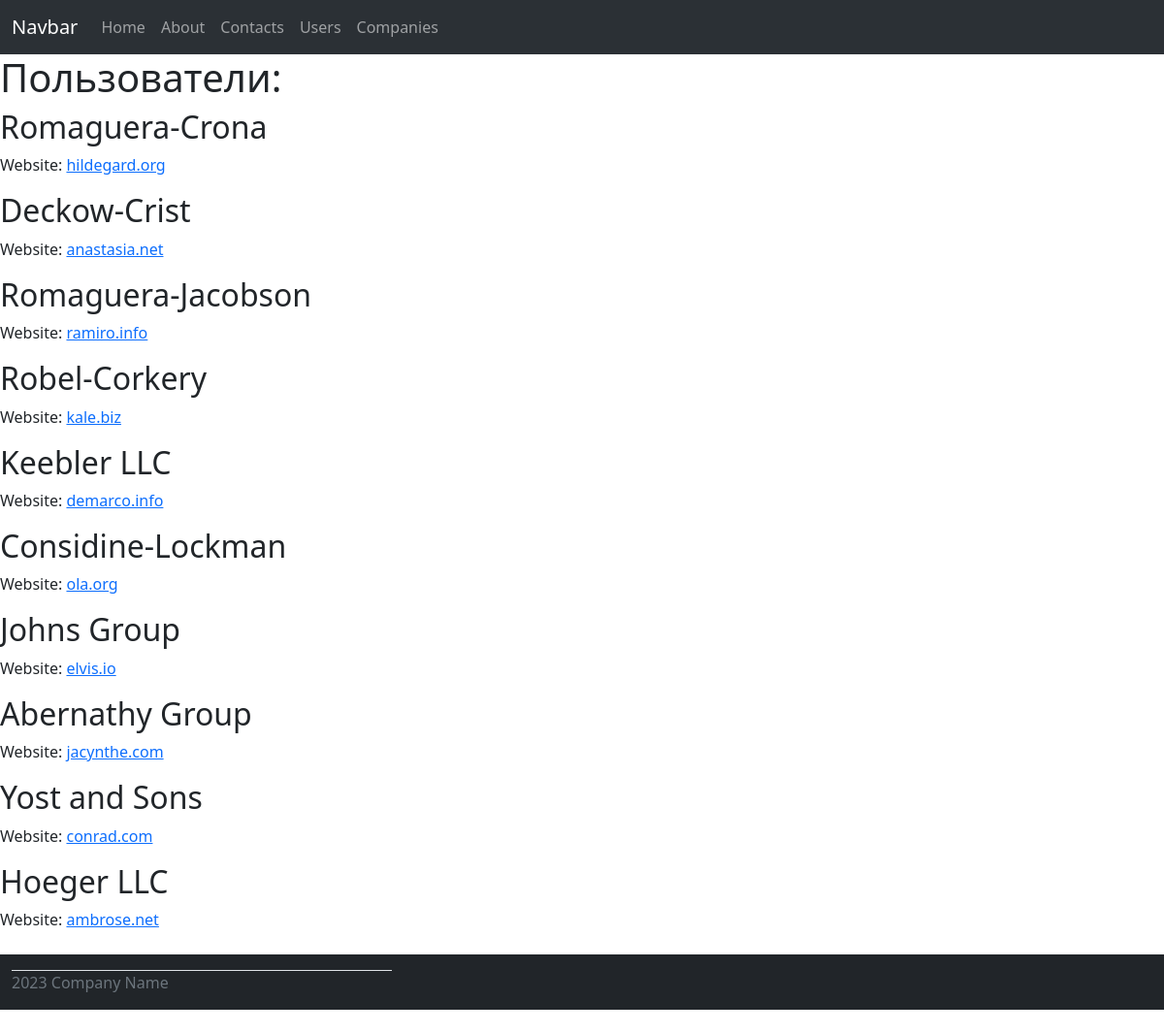
The app's page /company-list with its own data.
### models.py (models this page shows)
class Company(db.Model):
    id = db.Column(db.Integer, primary_key=True)
    name = db.Column(db.String(255), index=True)
    website = db.Column(db.String(255), index=True)

### routes.py (the view)
@app.route('/company-list')
def companies_list():
  companies = Company.query.all()  # выгружаем всех пользователей из БД
  return render_template('company-list.html',
                         title='Компании',
                         companies=companies)

### templates/company-list.html
{% extends 'base.html' %}
{% block content %}
	<h1>Пользователи:</h1>
    {% for company in companies %}
    	<div class="card-user">
            <h2>{{ company.name }}</h2>
            <p>Website: <a href="{{ company.website }}" target="_blank">{{ company.website }}</a></p>
        </div>
    {% endfor %}
{% endblock %}

### templates/base.html (shortened to what this page needs)
<!doctype html>
<html lang="en">
<head>
    <link href="https://cdn.jsdelivr.net/npm/bootstrap@5.3.2/dist/css/bootstrap.min.css" rel="stylesheet"
>
    <link rel="stylesheet" href="/static/style.css">
</head>
<body>
<nav class="navbar navbar-expand-lg bg-body-tertiary" data-bs-theme="dark">
    <div class="container-fluid">
        <a class="navbar-brand" href="#">Navbar</a>
        <div class="collapse navbar-collapse" id="navbarNav">
            <ul class="navbar-nav">
                <li class="nav-item"><a class="nav-link" href="{{ url_for('index') }}">Home</a></li>
                <li class="nav-item"><a class="nav-link" href="{{ url_for('about') }}">About</a></li>
                <li class="nav-item"><a class="nav-link" href="{{ url_for('contacts') }}">Contacts</a></li>
                <li class="nav-item"><a href="{{ url_for('users_list') }}" class="nav-link">Users</a></li>
                <li class="nav-item"><a href="{{ url_for('companies_list') }}" class="nav-link">Companies</a></li>
            </ul>
        </div>
    </div>
</nav>
{% block content %}
{% endblock %}
<div class="container-fluid bg-dark">
    <footer class="d-flex justify-content-between py-3 my-4 text-secondary">
        <p class="col-md-4 mb-0 border-top">2023 Company Name</p>
    </footer>
</div>
</body>
</html>

### records on screen
Company: name "Romaguera-Crona", website "hildegard.org"
Company: name "Deckow-Crist", website "anastasia.net"
Company: name "Romaguera-Jacobson", website "ramiro.info"
Company: name "Robel-Corkery", website "kale.biz"
Company: name "Keebler LLC", website "demarco.info"
Company: name "Considine-Lockman", website "ola.org"
Company: name "Johns Group", website "elvis.io"
Company: name "Abernathy Group", website "jacynthe.com"
Company: name "Yost and Sons", website "conrad.com"
Company: name "Hoeger LLC", website "ambrose.net"
